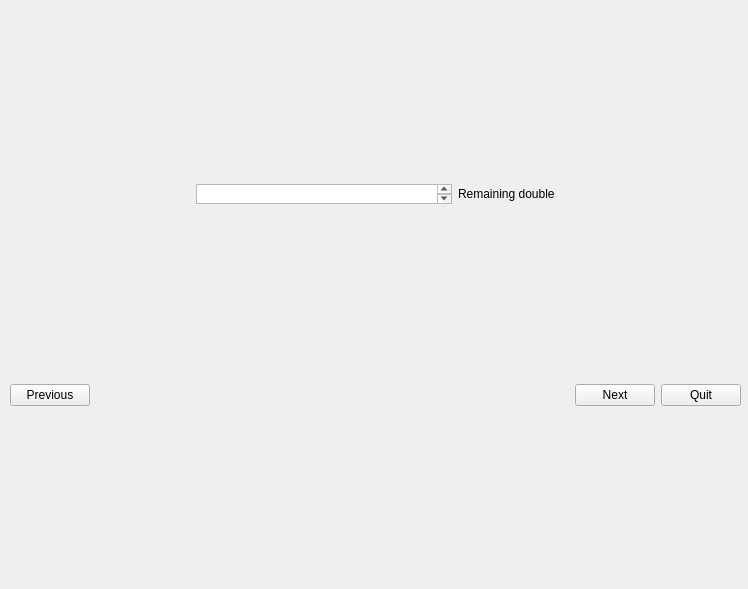
<?xml version="1.0" encoding="UTF-8"?>
<ui version="4.0">
 <class>Form</class>
 <widget class="QWidget" name="Form">
  <property name="geometry">
   <rect>
    <x>0</x>
    <y>0</y>
    <width>748</width>
    <height>589</height>
   </rect>
  </property>
  <property name="windowTitle">
   <string>Form</string>
  </property>
  <widget class="QWidget" name="verticalLayoutWidget_3">
   <property name="geometry">
    <rect>
     <x>10</x>
     <y>10</y>
     <width>731</width>
     <height>571</height>
    </rect>
   </property>
   <layout class="QVBoxLayout" name="verticalLayout_4">
    <item>
     <layout class="QHBoxLayout" name="horizontalLayout_2">
      <item>
       <spacer name="horizontalSpacer_2">
        <property name="orientation">
         <enum>Qt::Horizontal</enum>
        </property>
        <property name="sizeHint" stdset="0">
         <size>
          <width>40</width>
          <height>20</height>
         </size>
        </property>
       </spacer>
      </item>
      <item>
       <widget class="QTextEdit" name="totalDouble">
        <property name="maximumSize">
         <size>
          <width>16777215</width>
          <height>20</height>
         </size>
        </property>
       </widget>
      </item>
      <item>
       <widget class="QLabel" name="label">
        <property name="maximumSize">
         <size>
          <width>16777215</width>
          <height>20</height>
         </size>
        </property>
        <property name="text">
         <string>Remaining double</string>
        </property>
       </widget>
      </item>
      <item>
       <spacer name="horizontalSpacer_3">
        <property name="orientation">
         <enum>Qt::Horizontal</enum>
        </property>
        <property name="sizeHint" stdset="0">
         <size>
          <width>40</width>
          <height>20</height>
         </size>
        </property>
       </spacer>
      </item>
     </layout>
    </item>
    <item>
     <layout class="QHBoxLayout" name="horizontalLayout"/>
    </item>
    <item>
     <layout class="QHBoxLayout" name="horizontalLayout_4">
      <item>
       <widget class="QPushButton" name="PreviousButton">
        <property name="text">
         <string>Previous</string>
        </property>
       </widget>
      </item>
      <item>
       <spacer name="horizontalSpacer">
        <property name="orientation">
         <enum>Qt::Horizontal</enum>
        </property>
        <property name="sizeHint" stdset="0">
         <size>
          <width>40</width>
          <height>20</height>
         </size>
        </property>
       </spacer>
      </item>
      <item>
       <widget class="QPushButton" name="NextButton">
        <property name="text">
         <string>Next</string>
        </property>
       </widget>
      </item>
      <item>
       <widget class="QPushButton" name="QuitButton">
        <property name="text">
         <string>Quit</string>
        </property>
       </widget>
      </item>
     </layout>
    </item>
   </layout>
  </widget>
 </widget>
 <resources/>
 <connections/>
</ui>
